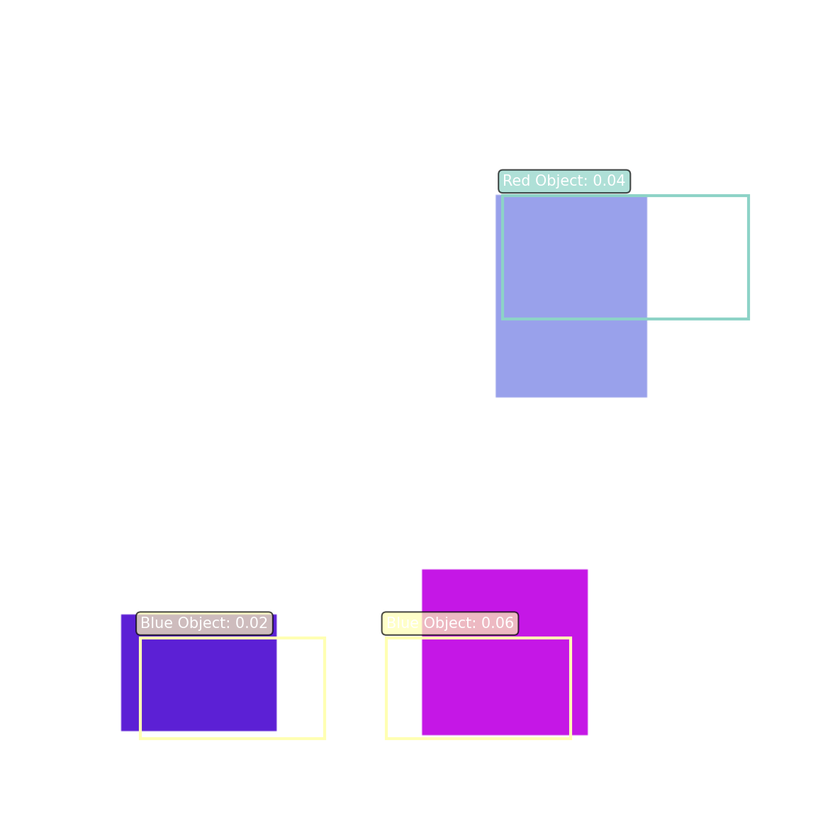
#> input picture session06/lecCode/RCNN/rcnn_detection.png, 840 x 840 px, shrunk from 1185 x 1185 before the run, given in place of the camera
$ python kalman_demo.py
#> lines starting #> are read from the running program, lines starting #| are printed output that depends on the picture; after the words box and inside, x2 and y2 are one past the last pixel; in counts of white or black regions, pixels touching at a corner belong together
"""
Kalman Filter Tracker Demo
Demonstrates Bayesian state estimation for object tracking with OpenCV

Features:
- Constant velocity motion model
- Gaussian noise handling
- Prediction during occlusion
- Visualization of prediction vs measurement
"""

import cv2
import numpy as np
import argparse
from pathlib import Path


class KalmanTracker:
    """
    Kalman Filter for 2D object tracking
    State: [x, y, vx, vy] (position and velocity)
    """

    def __init__(self, dt=1.0, process_noise=1e-2, measurement_noise=1e-1):
        """
        Args:
            dt: Time step (seconds per frame)
            process_noise: Process noise covariance (Q)
            measurement_noise: Measurement noise covariance (R)
        """
#> in main, frame is the input picture: shape (840, 840, 3); mean B, G, R 250.9, 237.4, 244.1
        self.dt = dt

        # Create Kalman filter (state_dim=4, measurement_dim=2)
        self.kf = cv2.KalmanFilter(4, 2, 0)

        # State transition matrix (Constant Velocity model)
        # [x, y, vx, vy]' = [1, 0, dt, 0; 0, 1, 0, dt; 0, 0, 1, 0; 0, 0, 0, 1] * [x, y, vx, vy]
        self.kf.transitionMatrix = np.array(
            [[1, 0, dt, 0], [0, 1, 0, dt], [0, 0, 1, 0], [0, 0, 0, 1]], dtype=np.float32
        )

        # Measurement matrix (we only observe position)
        # [x_meas, y_meas]' = [1, 0, 0, 0; 0, 1, 0, 0] * [x, y, vx, vy]
        self.kf.measurementMatrix = np.array(
            [[1, 0, 0, 0], [0, 1, 0, 0]], dtype=np.float32
        )

        # Process noise covariance Q
        # Assume small random accelerations
        self.kf.processNoiseCov = np.eye(4, dtype=np.float32) * process_noise

        # Measurement noise covariance R
        self.kf.measurementNoiseCov = np.eye(2, dtype=np.float32) * measurement_noise

        # Initial covariance P
        self.kf.errorCovPost = np.eye(4, dtype=np.float32) * 1.0

        # Track state
        self.initialized = False
        self.predicted_state = None
        self.corrected_state = None

    def init_tracking(self, measurement):
        """
        Initialize tracker with first measurement

        Args:
            measurement: [x, y] position
        """
        x, y = measurement

        # Initialize state [x, y, vx, vy] with zero velocity
        self.kf.statePre = np.array([[x], [y], [0], [0]], dtype=np.float32)
        self.kf.statePost = np.array([[x], [y], [0], [0]], dtype=np.float32)

        self.initialized = True
        self.corrected_state = measurement

        print(f"Kalman filter initialized at position ({x:.1f}, {y:.1f})")

    # [17 lines left out: function predict, not called in this run]

    def update(self, measurement):
        """
        Update step (measurement update)

        Args:
            measurement: [x, y] measured position

        Returns:
            corrected_pos: Corrected [x, y] position
        """
        if not self.initialized:
            self.init_tracking(measurement)
            return measurement

        # Correct with measurement
        measurement_matrix = np.array(
            [[measurement[0]], [measurement[1]]], dtype=np.float32
        )
        corrected = self.kf.correct(measurement_matrix)

        # Extract position
        self.corrected_state = np.array([corrected[0, 0], corrected[1, 0]])

        return self.corrected_state

    def get_velocity(self):
        """Get current velocity estimate"""
        if not self.initialized:
            return None

        state = self.kf.statePost
        return np.array([state[2, 0], state[3, 0]])

    # [30 lines left out: functions get_state_covariance, draw_uncertainty_ellipse, not called in this run]


def detect_object_simple(frame, prev_pos, search_radius=50):
    """
    Simple blob detector for demo
    In practice, use proper detection (e.g., background subtraction, blob detection)

    Returns:
        detected_pos: [x, y] or None if no detection
    """
#> called with search_radius = 50
    # Convert to grayscale
    gray = cv2.cvtColor(frame, cv2.COLOR_BGR2GRAY)
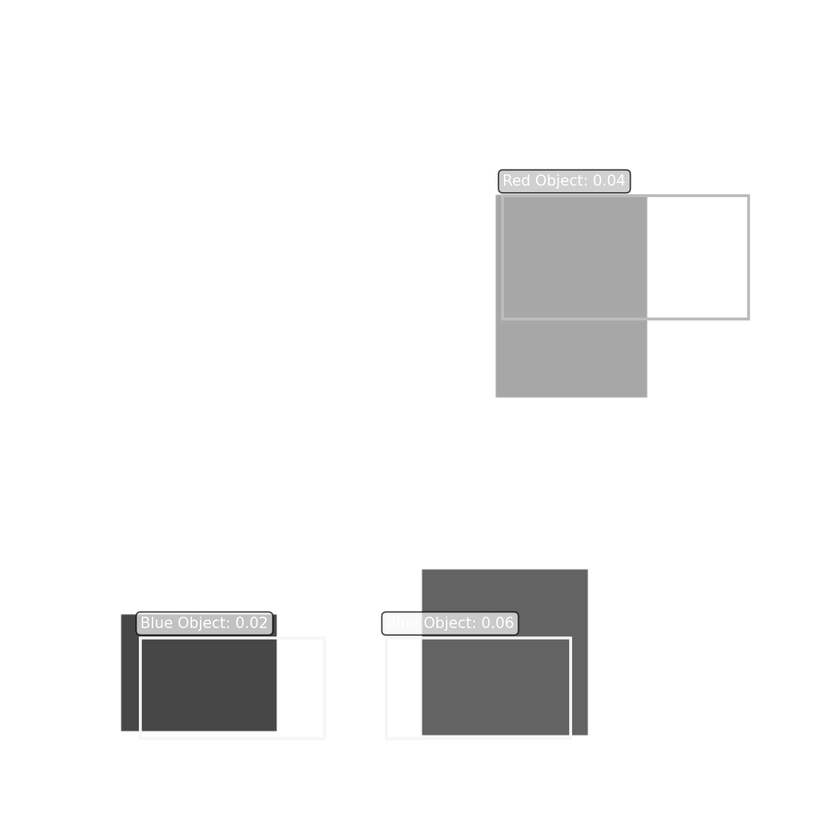
#> gray: shape (840, 840); min 18, max 255, mean 241

    # Threshold to find bright regions (assuming tracking a bright object)
    _, thresh = cv2.threshold(gray, 200, 255, cv2.THRESH_BINARY)
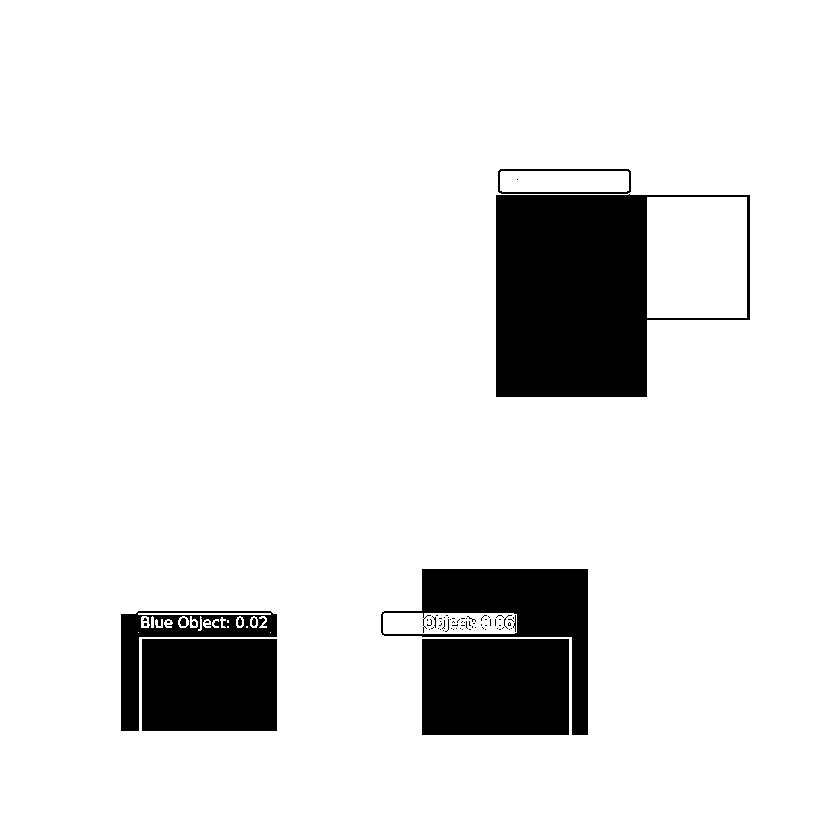
#> thresh: shape (840, 840); 89.4% white; 76 black regions (66 under 20 px), largest, box (x1, y1, x2, y2) and area: (496, 194, 750, 397) 31278, (422, 639, 569, 735) 14112, (142, 639, 277, 731) 12420

    # Find contours
    contours, _ = cv2.findContours(thresh, cv2.RETR_EXTERNAL, cv2.CHAIN_APPROX_SIMPLE)
#> contours = [[[0, 0], [0, 839], [839, 839], [839, 0]]]

    if len(contours) == 0:
        return None

    # Find largest contour
    largest_contour = max(contours, key=cv2.contourArea)
#> largest_contour = [[0, 0], [0, 839], [839, 839], [839, 0]]

    # Get centroid
    M = cv2.moments(largest_contour)
#> M = moments, m00 703921, centre m10/m00, m01/m00 = (419.5, 419.5)
    if M["m00"] == 0:
        return None

    cx = int(M["m10"] / M["m00"])
#> cx = 419
    cy = int(M["m01"] / M["m00"])
#> cy = 419

    return np.array([cx, cy], dtype=np.float32)


def main():
    parser = argparse.ArgumentParser(description="Kalman Filter Tracker Demo")
    parser.add_argument(
        "--video",
        type=str,
        default="0",
        help="Video file or camera index (default: 0 for webcam)",
    )
    parser.add_argument(
        "--dt", type=float, default=1.0, help="Time step (inverse of fps)"
    )
    parser.add_argument(
        "--process_noise", type=float, default=1e-2, help="Process noise covariance"
    )
    parser.add_argument(
        "--measurement_noise",
        type=float,
        default=1e-1,
        help="Measurement noise covariance",
    )
    parser.add_argument(
        "--output", type=str, default=None, help="Output video file (optional)"
    )
    parser.add_argument(
        "--manual",
        action="store_true",
        help="Manual mode: click to provide measurements",
    )
    args = parser.parse_args()

    # Open video
    if args.video.isdigit():
        cap = cv2.VideoCapture(int(args.video))
    else:
        cap = cv2.VideoCapture(args.video)

    if not cap.isOpened():
        print(f"Error: Could not open video {args.video}")
        return

    # Get video properties
    fps = cap.get(cv2.CAP_PROP_FPS)
    if fps > 0:
        dt = 1.0 / fps
    else:
        dt = args.dt

    # Initialize tracker
    tracker = KalmanTracker(
        dt=dt,
        process_noise=args.process_noise,
        measurement_noise=args.measurement_noise,
    )

    # Setup video writer if output specified
    writer = None
    if args.output:
        fourcc = cv2.VideoWriter_fourcc(*"mp4v")
        width = int(cap.get(cv2.CAP_PROP_FRAME_WIDTH))
        height = int(cap.get(cv2.CAP_PROP_FRAME_HEIGHT))
        writer = cv2.VideoWriter(args.output, fourcc, fps, (width, height))

    # For manual mode
    mouse_pos = None

    # [4 lines left out: function mouse_callback, not called in this run]

    if args.manual:
        cv2.namedWindow("Kalman Filter Tracker")
        cv2.setMouseCallback("Kalman Filter Tracker", mouse_callback)
        print("Manual mode: Click to provide measurements")

    print("Kalman Filter tracking started. Press 'q' to quit, 'r' to reset")
    print(
        f"Process noise: {args.process_noise}, Measurement noise: {args.measurement_noise}"
    )

    trajectory_predicted = []
    trajectory_corrected = []
    trajectory_measured = []

    while True:
        ret, frame = cap.read()
        if not ret:
            print("End of video")
            break

        vis_frame = frame.copy()

        # Get measurement
        if args.manual:
            measurement = mouse_pos
            mouse_pos = None  # Reset
        else:
            measurement = detect_object_simple(
                frame, tracker.corrected_state if tracker.initialized else None
            )
#> measurement = [419, 419]

        # Kalman filter cycle
        if tracker.initialized:
            # Predict
            predicted_pos = tracker.predict()

            if predicted_pos is not None:
                trajectory_predicted.append(predicted_pos.copy())

                # Draw prediction
                pred_pt = tuple(map(int, predicted_pos))
                cv2.circle(vis_frame, pred_pt, 8, (255, 0, 0), 2)  # Blue prediction
                cv2.putText(
                    vis_frame,
                    "Predicted",
                    (pred_pt[0] + 10, pred_pt[1] - 10),
                    cv2.FONT_HERSHEY_SIMPLEX,
                    0.5,
                    (255, 0, 0),
                    1,
                )

                # Draw uncertainty ellipse
                angle, axis_length = tracker.get_state_covariance()
                draw_uncertainty_ellipse(
                    vis_frame, predicted_pos, angle, axis_length, (255, 255, 0)
                )

        # Update if measurement available
        if measurement is not None:
            trajectory_measured.append(measurement.copy())

            # Draw measurement
            meas_pt = tuple(map(int, measurement))
#> meas_pt = (419, 419)
            cv2.circle(vis_frame, meas_pt, 6, (0, 255, 0), 2)  # Green measurement
#> vis_frame: shape (840, 840, 3); 0.02% of pixels changed, all inside (x1, y1, x2, y2) = (412, 412, 427, 427)
            cv2.putText(
                vis_frame,
                "Measured",
                (meas_pt[0] + 10, meas_pt[1] + 10),
                cv2.FONT_HERSHEY_SIMPLEX,
                0.5,
                (0, 255, 0),
                1,
            )
#> vis_frame: shape (840, 840, 3); mean B, G, R 250.8, 237.4, 244

            # Correct
            corrected_pos = tracker.update(measurement)
#> in init_tracking, `x, y = measurement`: x = 419
#> in init_tracking, `self.corrected_state = measurement`: self.corrected_state = [419, 419]
#| Kalman filter initialized at position (419.0, 419.0)
#> corrected_pos = [419, 419]
            trajectory_corrected.append(corrected_pos.copy())

            # Draw corrected
            corr_pt = tuple(map(int, corrected_pos))
#> corr_pt = (419, 419)
            cv2.circle(vis_frame, corr_pt, 7, (0, 0, 255), -1)  # Red corrected (filled)
#> vis_frame: shape (840, 840, 3); mean B, G, R 250.8, 237.3, 244.1
            cv2.putText(
                vis_frame,
                "Corrected",
                (corr_pt[0] + 10, corr_pt[1]),
                cv2.FONT_HERSHEY_SIMPLEX,
                0.5,
                (0, 0, 255),
                1,
            )
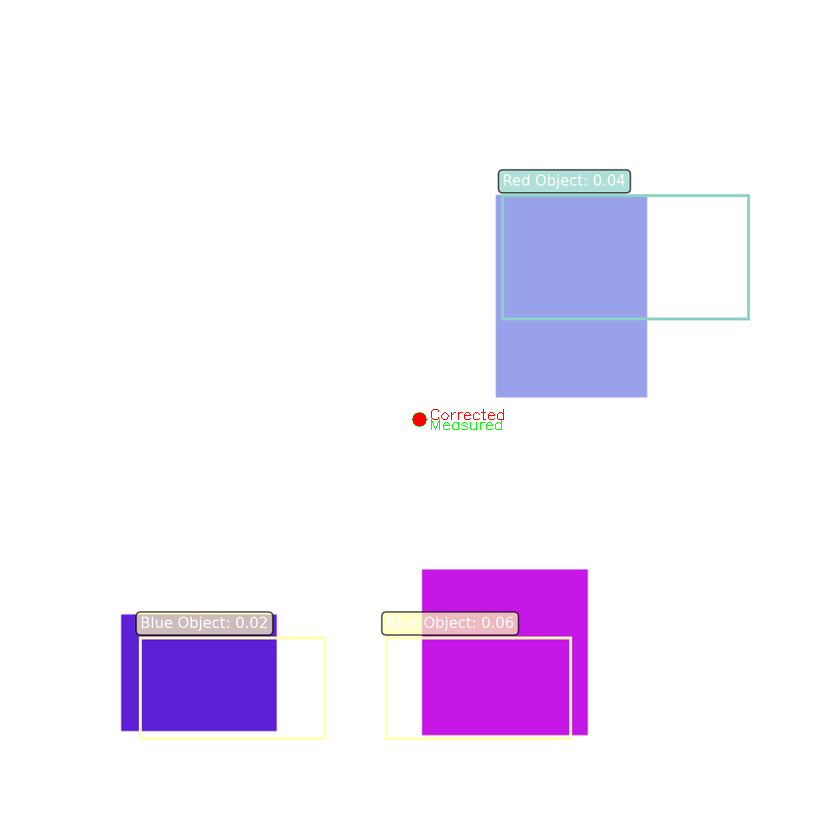
#> vis_frame: shape (840, 840, 3); mean B, G, R 250.7, 237.3, 244.1

            # Draw velocity vector
            velocity = tracker.get_velocity()
            if velocity is not None:
                vel_scale = 10
                vel_end = corrected_pos + velocity * vel_scale
#> vel_end = [419, 419]
                cv2.arrowedLine(
                    vis_frame, corr_pt, tuple(map(int, vel_end)), (255, 0, 255), 2
                )
#> vis_frame: shape (840, 840, 3); under 0.01% of pixels changed, all inside (x1, y1, x2, y2) = (418, 418, 421, 421)
        else:
            # No measurement - show prediction only
            if tracker.initialized and tracker.predicted_state is not None:
                cv2.putText(
                    vis_frame,
                    "NO MEASUREMENT - PREDICTING",
                    (20, 60),
                    cv2.FONT_HERSHEY_SIMPLEX,
                    0.7,
                    (0, 0, 255),
                    2,
                )

        # Draw trajectories
        if len(trajectory_predicted) > 1:
            pts_pred = np.array(trajectory_predicted, dtype=np.int32)
            cv2.polylines(vis_frame, [pts_pred], False, (255, 0, 0), 1)

        if len(trajectory_corrected) > 1:
            pts_corr = np.array(trajectory_corrected, dtype=np.int32)
            cv2.polylines(vis_frame, [pts_corr], False, (0, 0, 255), 2)

        if len(trajectory_measured) > 1:
            pts_meas = np.array(trajectory_measured, dtype=np.int32)
            cv2.polylines(vis_frame, [pts_meas], False, (0, 255, 0), 1)

        # Info overlay
        cv2.putText(
            vis_frame,
            "Kalman Filter Tracker",
            (20, 30),
            cv2.FONT_HERSHEY_SIMPLEX,
            0.8,
            (255, 255, 255),
            2,
        )

        if tracker.initialized:
            state = tracker.kf.statePost
            info_text = f"State: x={state[0,0]:.1f}, y={state[1,0]:.1f}, vx={state[2,0]:.2f}, vy={state[3,0]:.2f}"
            cv2.putText(
                vis_frame,
                info_text,
                (20, vis_frame.shape[0] - 20),
                cv2.FONT_HERSHEY_SIMPLEX,
                0.5,
                (255, 255, 255),
                1,
            )

        # Display
        cv2.imshow("Kalman Filter Tracker", vis_frame)

        # Write frame if output specified
        if writer:
            writer.write(vis_frame)

        # Handle keys
        key = cv2.waitKey(30 if not args.manual else 1) & 0xFF
#> (key q is pressed here)
        if key == ord("q"):
            break
        elif key == ord("r"):
            print("Resetting tracker...")
            tracker = KalmanTracker(
                dt=dt,
                process_noise=args.process_noise,
                measurement_noise=args.measurement_noise,
            )
            trajectory_predicted.clear()
            trajectory_corrected.clear()
            trajectory_measured.clear()

    # Cleanup
    cap.release()
    if writer:
        writer.release()
    cv2.destroyAllWindows()
    print("Done!")


if __name__ == "__main__":
    main()
